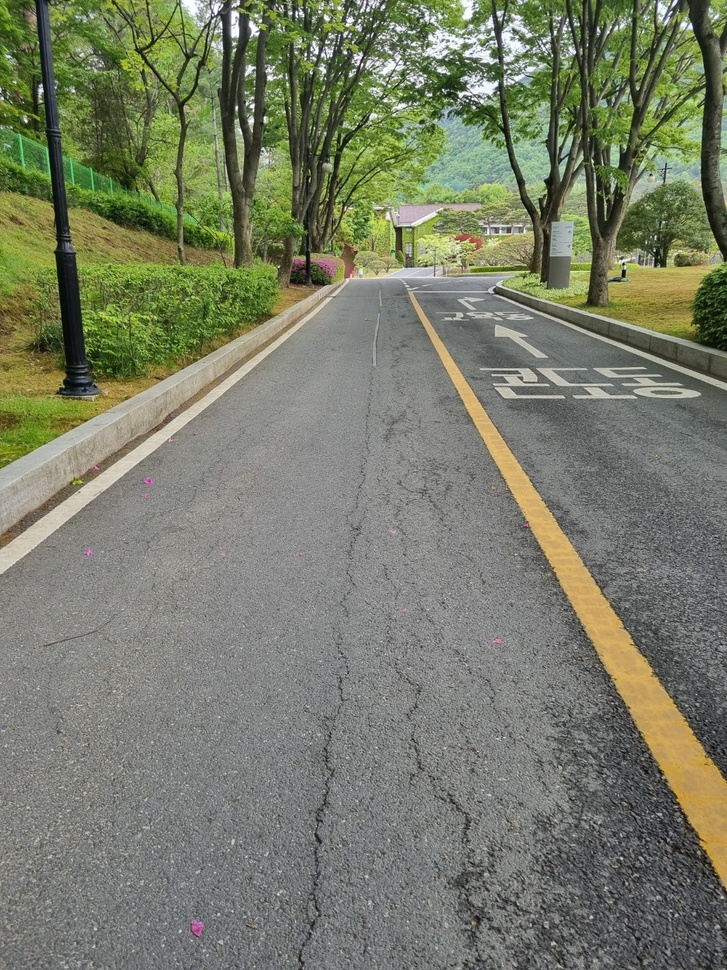
#> input picture ai/road_damage_detection/image/test_image_01.jpg, 727 x 970 px, shrunk from 1058 x 1411 before the run
$ python -i road_detection.py   (imports and definitions only)
#> lines starting #> are read from the running program, lines starting #| are printed output that depends on the picture; after the words box and inside, x2 and y2 are one past the last pixel; in counts of white or black regions, pixels touching at a corner belong together
#> further down, picture is the input picture: shape (970, 727, 3); mean B, G, R 104.8, 124.4, 120.1
import cv2
import numpy as np

# [29 lines left out: function extract_road_mask, not called in this run]

def detect_lane_lines(img):
    """차선 감지 및 마스크 생성 함수"""
    # 그레이스케일 변환
    gray = cv2.cvtColor(img, cv2.COLOR_BGR2GRAY)

    # 가우시안 블러 및 엣지 감지
    blur = cv2.GaussianBlur(gray, (5, 5), 0)
    edges = cv2.Canny(blur, 50, 150)
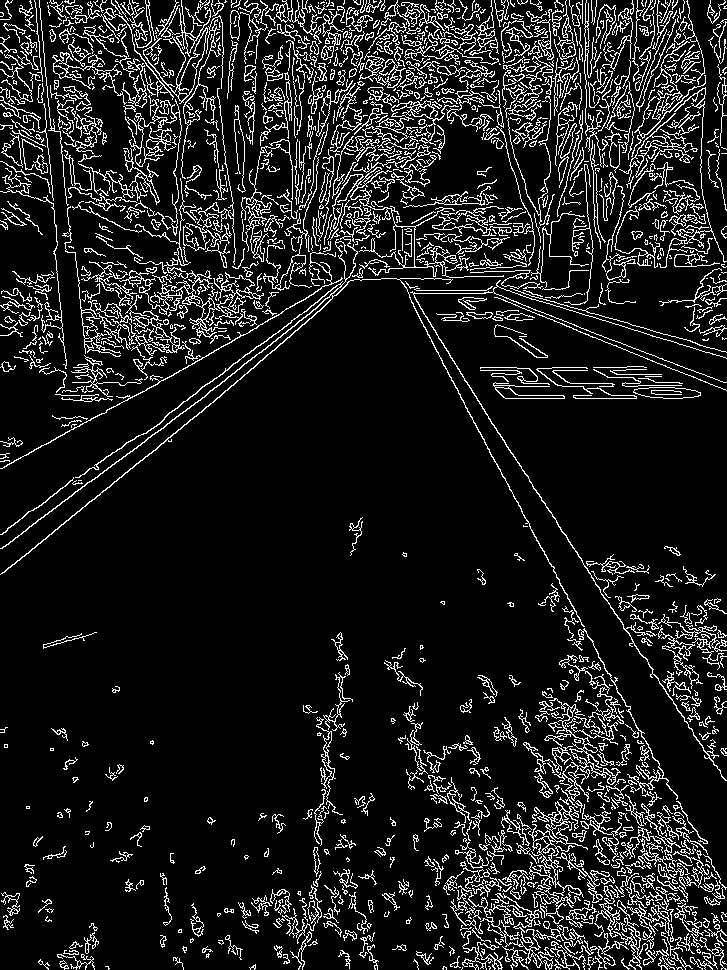
#> edges: shape (970, 727); 11.5% white in thin lines or dots

    # ROI 설정 - 상단 25%를 제외한 영역만 고려
    height, width = edges.shape
    roi_mask = np.ones_like(edges)
    roi_mask[:int(height * 0.25), :] = 0
    masked_edges = cv2.bitwise_and(edges, edges, mask=roi_mask)
#> masked_edges: shape (970, 727); 6.2% white in thin lines or dots, all inside (x1, y1, x2, y2) = (0, 242, 727, 970)

    # 색상 기반 차선 추출 (흰색/노란색)
    hsv = cv2.cvtColor(img, cv2.COLOR_BGR2HSV)
#> hsv: shape (970, 727, 3); mean H, S, V 48.9, 47.4, 126.5

    # 흰색 및 노란색 범위 설정
    lower_white = np.array([0, 0, 200])
    upper_white = np.array([180, 30, 255])
    white_mask = cv2.inRange(hsv, lower_white, upper_white)
#> white_mask: shape (970, 727); 1.6% white; 1043 white regions (976 under 20 px), largest, box (x1, y1, x2, y2) and area: (0, 352, 270, 574) 2540, (422, 16, 499, 64) 991, (502, 14, 532, 62) 529

    lower_yellow = np.array([10, 60, 80])
    upper_yellow = np.array([40, 255, 255])
    yellow_mask = cv2.inRange(hsv, lower_yellow, upper_yellow)
#> yellow_mask: shape (970, 727); 15.8% white; 794 white regions (679 under 20 px), largest, box (x1, y1, x2, y2) and area: (0, 141, 321, 469) 34671, (310, 110, 727, 340) 23968, (410, 294, 727, 891) 19695

    # 색상 마스크 통합 및 ROI 적용
    color_mask = cv2.bitwise_or(white_mask, yellow_mask)
#> color_mask: shape (970, 727); 17.4% white; 1748 white regions (1580 under 20 px), largest, box (x1, y1, x2, y2) and area: (0, 141, 321, 469) 34673, (310, 110, 727, 340) 24770, (410, 294, 727, 891) 19695
    color_mask = cv2.bitwise_and(color_mask, color_mask, mask=roi_mask)
#> color_mask: shape (970, 727); 10% white; 558 white regions (545 under 20 px), largest, box (x1, y1, x2, y2) and area: (0, 242, 321, 469) 27011, (410, 294, 727, 891) 19695, (310, 242, 727, 340) 15846

    # 최종 마스크 (엣지 + 색상)
    final_mask = cv2.bitwise_or(masked_edges, color_mask)
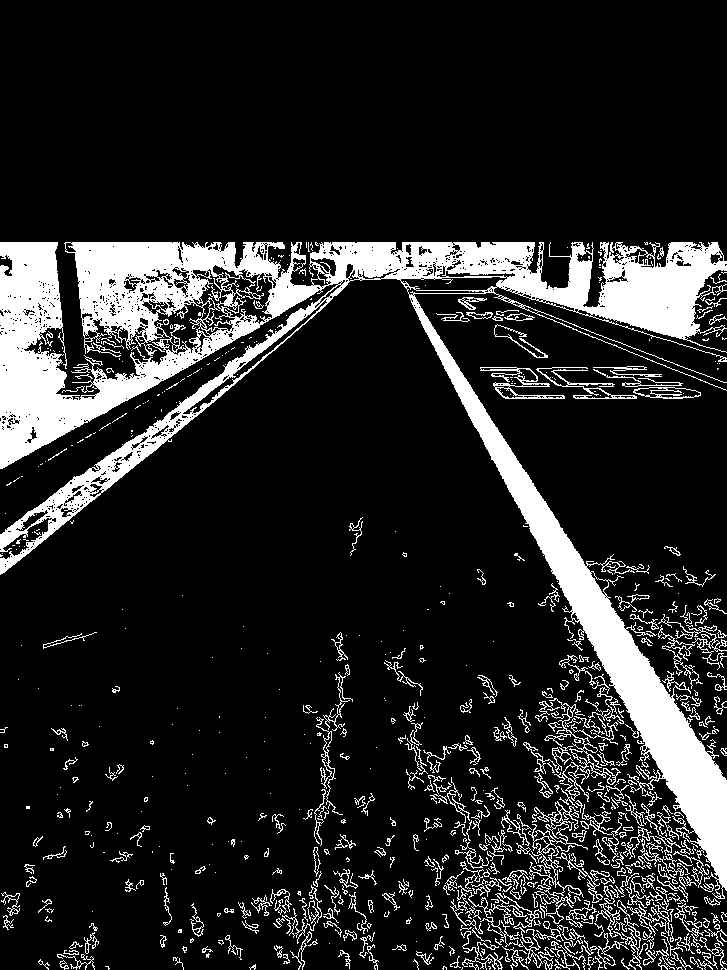
#> final_mask: shape (970, 727); 14.9% white; 635 white regions (313 under 20 px), largest, box (x1, y1, x2, y2) and area: (0, 242, 727, 899) 77101, (528, 801, 588, 924) 1319, (465, 892, 564, 970) 956

    # 호프 변환으로 직선 검출
    lines = cv2.HoughLinesP(
        final_mask,
        rho=1,
        theta=np.pi/180,
        threshold=40,
        minLineLength=30,
        maxLineGap=5
    )
#> lines = 1025 rows, first 6: [382, 242, 726, 888], [500, 277, 540, 278], [457, 365, 726, 871], [430, 322, 726, 878], [385, 242, 726, 884], [601, 286, 720, 292]

    # 차선 마스크 초기화
    lane_mask = np.zeros_like(gray)
    left_line_mask = np.zeros_like(gray)
    right_line_mask = np.zeros_like(gray)

    # 차선 필터링 및 분류
    if lines is not None:
        for line in lines:
            x1, y1, x2, y2 = line[0]

            # 선의 길이가 너무 짧으면 무시
            if np.sqrt((x2 - x1)**2 + (y2 - y1)**2) < 30:
                continue

            # 기울기 계산
            if x2 - x1 == 0:  # 수직선 방지
                continue
            else:
                slope = (y2 - y1) / (x2 - x1)

            # 적절한 기울기 범위만 선택 (약 15도 ~ 65도 범위)
            if 0.3 < abs(slope) < 2:
                cv2.line(lane_mask, (x1, y1), (x2, y2), 255, 3)

                # 왼쪽/오른쪽 차선 구분
                mid_x = width // 2
                line_mid_x = (x1 + x2) // 2

                if slope < 0 and line_mid_x < mid_x:  # 왼쪽 차선 (음수 기울기)
                    cv2.line(left_line_mask, (x1, y1), (x2, y2), 255, 3)
                elif slope > 0 and line_mid_x > mid_x:  # 오른쪽 차선 (양수 기울기)
                    cv2.line(right_line_mask, (x1, y1), (x2, y2), 255, 3)
#> this loop made 1025 passes
#> (x1, y1, x2, y2, slope, line_mid_x) on passes 1, 3, 4, 5, 11, 16, 18, 19: (382, 242, 726, 888, 1.88, 554), (457, 365, 726, 871, 1.88, 591), (430, 322, 726, 878, 1.88, 578), (385, 242, 726, 884, 1.88, 555), (513, 453, 726, 854, 1.88, 619), (697, 838, 722, 886, 1.92, 709), (381, 242, 695, 832, 1.88, 538), (166, 415, 395, 248, -0.729, 280)
#> lane_mask: shape (970, 727); 12.4% white; 16 white regions, largest, box (x1, y1, x2, y2) and area: (0, 240, 727, 915) 72722, (67, 242, 148, 328) 2545, (495, 294, 727, 389) 2202
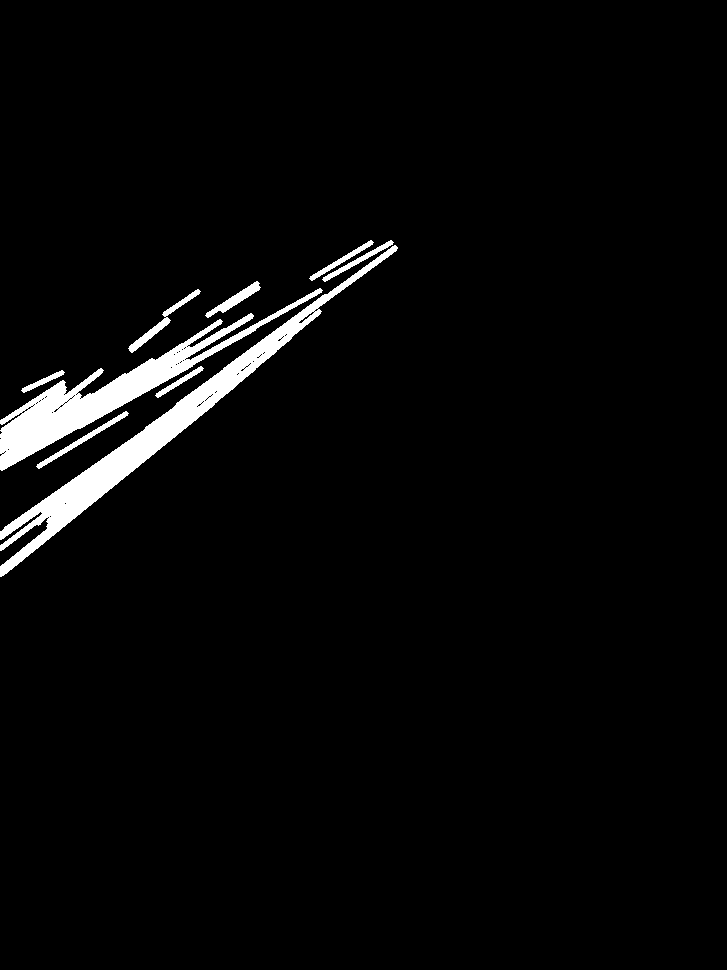
#> left_line_mask: shape (970, 727); 3.2% white; 9 white regions, largest, box (x1, y1, x2, y2) and area: (0, 245, 398, 577) 10353, (0, 288, 323, 471) 9001, (128, 289, 201, 353) 584
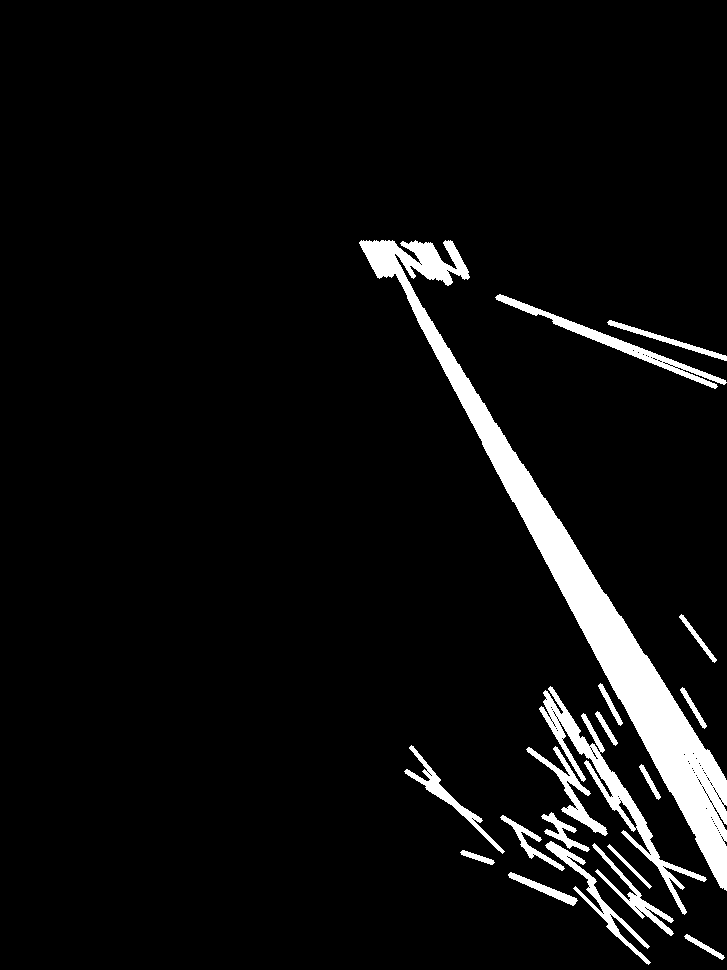
#> right_line_mask: shape (970, 727); 5.7% white; 19 white regions, largest, box (x1, y1, x2, y2) and area: (359, 240, 727, 891) 24891, (539, 686, 707, 915) 4361, (495, 294, 727, 389) 2202

    # 차선 마스크 확장
    kernel = np.ones((3, 3), np.uint8)
    lane_mask = cv2.dilate(lane_mask, kernel, iterations=1)
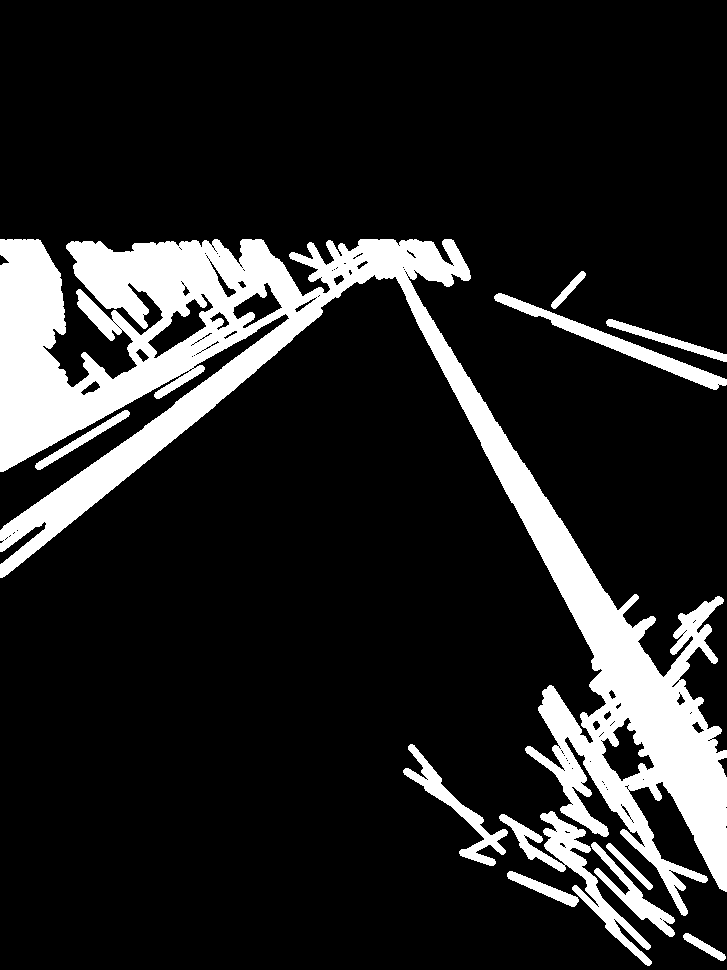
#> lane_mask: shape (970, 727); 14.9% white; 11 white regions, largest, box (x1, y1, x2, y2) and area: (0, 239, 727, 916) 90453, (499, 811, 652, 966) 4136, (494, 293, 727, 390) 2956

    return lane_mask, left_line_mask, right_line_mask, edges, masked_edges

# [53 lines left out: function extract_road_between_lanes, not called in this run]

>>> import cv2
>>> picture = cv2.imread('../image/test_image_01.jpg')
>>> result = detect_lane_lines(picture)
#> result = 5 items

$ run again, on ai/road_damage_detection/image/test_image_02.jpg
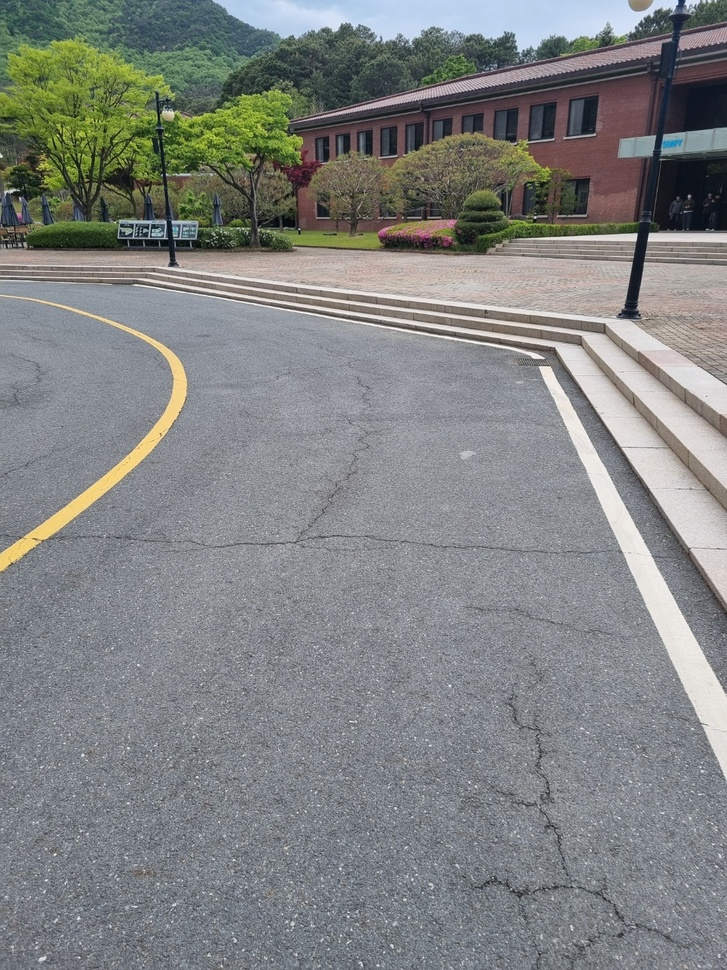
#> input picture ai/road_damage_detection/image/test_image_02.jpg, 727 x 970 px, shrunk from 1058 x 1411 before the run
#> picture is the input picture: shape (970, 727, 3); mean B, G, R 130.6, 131.1, 128.5
#> in detect_lane_lines, `edges = cv2.Canny(blur, 50, 150)`:
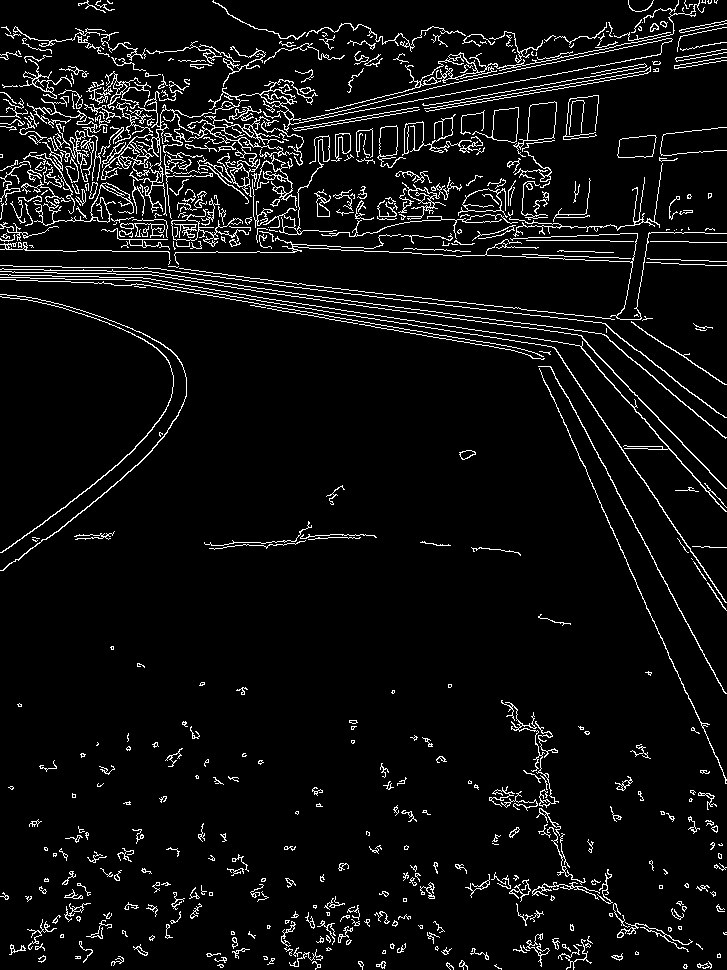
#> edges: shape (970, 727); 6% white in thin lines or dots
#> masked_edges: shape (970, 727); 2.7% white in thin lines or dots, all inside (x1, y1, x2, y2) = (0, 242, 727, 970)
#> hsv: shape (970, 727, 3); mean H, S, V 89.7, 33.7, 138.2
#> white_mask: shape (970, 727); 5.2% white; 1612 white regions (1580 under 20 px), largest, box (x1, y1, x2, y2) and area: (539, 366, 727, 780) 9823, (148, 273, 727, 489) 5273, (145, 266, 727, 417) 4865
#> yellow_mask: shape (970, 727); 5.4% white; 328 white regions (278 under 20 px), largest, box (x1, y1, x2, y2) and area: (0, 40, 175, 183) 13148, (306, 132, 575, 214) 5811, (0, 318, 188, 573) 4647
#> final_mask: shape (970, 727); 8.1% white; 1410 white regions (1217 under 20 px), largest, box (x1, y1, x2, y2) and area: (0, 274, 727, 603) 11379, (538, 366, 727, 784) 10493, (0, 242, 727, 418) 7621
#> lines = 267 rows, first 6: [544, 366, 726, 757], [543, 366, 726, 759], [135, 280, 585, 351], [538, 366, 726, 770], [123, 277, 584, 350], [148, 273, 608, 337]
#> the loop in detect_lane_lines, `for line in lines:` made 267 passes
#> (x1, y1, x2, y2, slope, line_mid_x) on passes 17, 23, 26, 29, 33, 36, 37, 39: (566, 343, 698, 562, 1.66, 632), (574, 344, 726, 596, 1.66, 650), (606, 382, 726, 581, 1.66, 666), (573, 344, 726, 599, 1.67, 649), (569, 344, 724, 601, 1.66, 646), (590, 332, 726, 468, 1, 658), (600, 374, 726, 584, 1.67, 663), (595, 369, 726, 587, 1.66, 660)
#> in detect_lane_lines, `lane_mask = cv2.dilate(lane_mask, kernel, iterations=1)`:
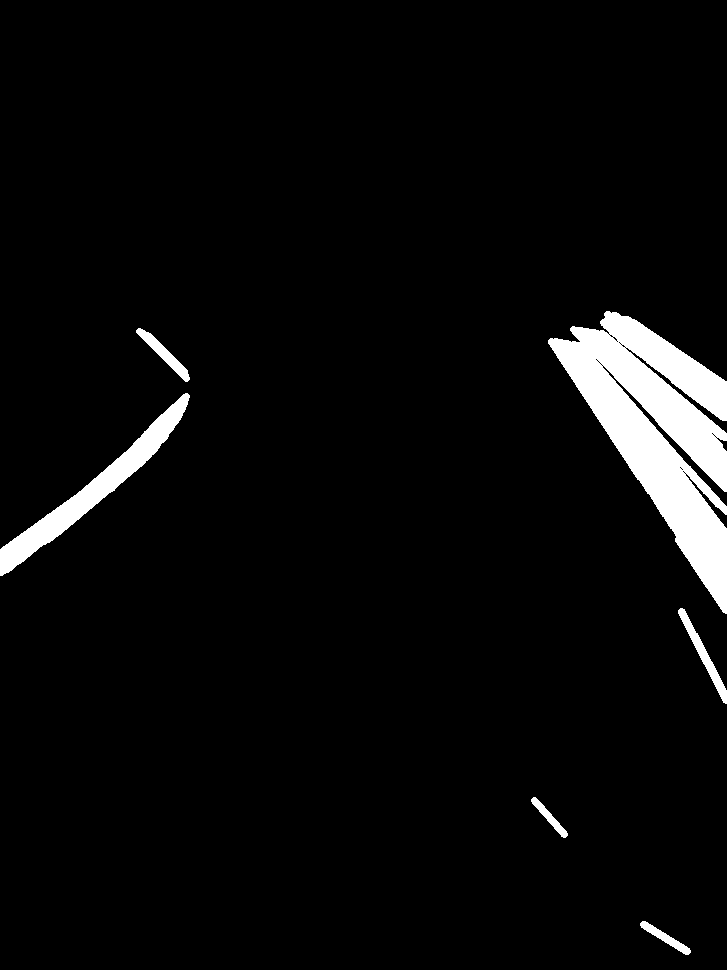
#> lane_mask: shape (970, 727); 4.4% white; 6 white regions, box (x1, y1, x2, y2) and area: (548, 311, 727, 614) 23534, (0, 393, 190, 576) 5350, (678, 608, 727, 704) 835, (136, 328, 190, 382) 671, (640, 921, 691, 955) 440, (531, 797, 568, 838) 360
#> result = 5 items
